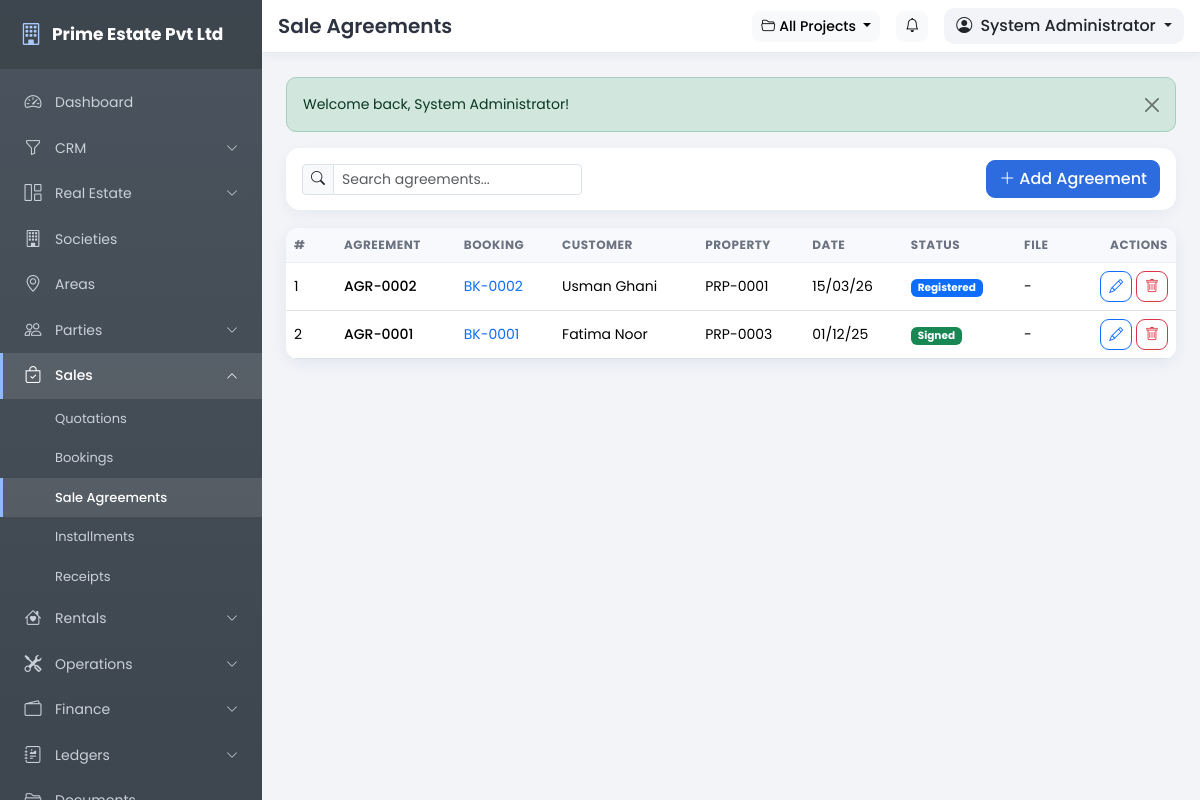
The page /pages/agreements.php (signed in) on the database its author committed.
### tables this page shows
CREATE TABLE IF NOT EXISTS users (
  id INT UNSIGNED NOT NULL AUTO_INCREMENT,
  role_id INT UNSIGNED NOT NULL,
  branch_id INT UNSIGNED DEFAULT NULL,
  username VARCHAR(80) NOT NULL,
  password VARCHAR(255) NOT NULL,
  full_name VARCHAR(150) NOT NULL,
  email VARCHAR(120) DEFAULT NULL,
  phone VARCHAR(40) DEFAULT NULL,
  photo VARCHAR(255) DEFAULT NULL,
  status TINYINT(1) NOT NULL DEFAULT 1,
  last_login DATETIME DEFAULT NULL,
  remember_token VARCHAR(64) DEFAULT NULL,
  created_date DATE NOT NULL,
  created_time TIME NOT NULL,
  updated_date DATE NOT NULL,
  updated_time TIME NOT NULL,
  PRIMARY KEY (id),
  UNIQUE KEY uq_users_username (username),
  KEY idx_users_role (role_id),
  CONSTRAINT fk_users_role FOREIGN KEY (role_id) REFERENCES roles (id) ON DELETE CASCADE
);

CREATE TABLE IF NOT EXISTS sale_agreements (
  id INT UNSIGNED NOT NULL AUTO_INCREMENT,
  agreement_no VARCHAR(40) NOT NULL,
  booking_id INT UNSIGNED NOT NULL,
  agreement_date DATE NOT NULL,
  file_path VARCHAR(255) DEFAULT NULL,
  status ENUM('draft','signed','registered') NOT NULL DEFAULT 'draft',
  created_date DATE NOT NULL,
  created_time TIME NOT NULL,
  updated_date DATE NOT NULL,
  updated_time TIME NOT NULL,
  PRIMARY KEY (id),
  UNIQUE KEY uq_sa_no (agreement_no),
  CONSTRAINT fk_sa_booking FOREIGN KEY (booking_id) REFERENCES bookings (id) ON DELETE CASCADE
);

CREATE TABLE IF NOT EXISTS bookings (
  id INT UNSIGNED NOT NULL AUTO_INCREMENT,
  booking_no VARCHAR(40) NOT NULL,
  quotation_id INT UNSIGNED DEFAULT NULL,
  property_id INT UNSIGNED NOT NULL,
  customer_id INT UNSIGNED NOT NULL,
  dealer_id INT UNSIGNED DEFAULT NULL,
  booking_date DATE NOT NULL,
  sale_type ENUM('cash','installment','cash_installment') NOT NULL DEFAULT 'installment',
  total_price DECIMAL(14,2) NOT NULL DEFAULT 0.00,
  discount DECIMAL(12,2) NOT NULL DEFAULT 0.00,
  token_amount DECIMAL(12,2) NOT NULL DEFAULT 0.00,
  booking_amount DECIMAL(12,2) NOT NULL DEFAULT 0.00,
  possession_charges DECIMAL(12,2) NOT NULL DEFAULT 0.00,
  transfer_charges DECIMAL(12,2) NOT NULL DEFAULT 0.00,
  installment_plan ENUM('monthly','quarterly','half_yearly','yearly','lump_sum') NOT NULL DEFAULT 'monthly',
  installment_years INT NOT NULL DEFAULT 1,
  installment_months INT NOT NULL DEFAULT 12,
  status ENUM('booking','active','completed','cancelled') NOT NULL DEFAULT 'booking',
  created_date DATE NOT NULL,
  created_time TIME NOT NULL,
  updated_date DATE NOT NULL,
  updated_time TIME NOT NULL,
  PRIMARY KEY (id),
  UNIQUE KEY uq_booking_no (booking_no),
  KEY idx_book_property (property_id),
  KEY idx_book_customer (customer_id),
  CONSTRAINT fk_book_property FOREIGN KEY (property_id) REFERENCES properties (id) ON DELETE CASCADE,
  CONSTRAINT fk_book_customer FOREIGN KEY (customer_id) REFERENCES customers (id) ON DELETE CASCADE
);

CREATE TABLE IF NOT EXISTS customers (
  id INT UNSIGNED NOT NULL AUTO_INCREMENT,
  customer_no VARCHAR(40) NOT NULL,
  full_name VARCHAR(180) NOT NULL,
  cnic VARCHAR(40) DEFAULT NULL,
  passport_no VARCHAR(60) DEFAULT NULL,
  phone VARCHAR(40) DEFAULT NULL,
  whatsapp VARCHAR(40) DEFAULT NULL,
  email VARCHAR(120) DEFAULT NULL,
  address VARCHAR(255) DEFAULT NULL,
  city_id INT UNSIGNED DEFAULT NULL,
  nominee_name VARCHAR(180) DEFAULT NULL,
  nominee_cnic VARCHAR(40) DEFAULT NULL,
  nominee_relation VARCHAR(60) DEFAULT NULL,
  photo VARCHAR(255) DEFAULT NULL,
  status TINYINT(1) NOT NULL DEFAULT 1,
  created_date DATE NOT NULL,
  created_time TIME NOT NULL,
  updated_date DATE NOT NULL,
  updated_time TIME NOT NULL,
  PRIMARY KEY (id),
  UNIQUE KEY uq_customers_no (customer_no),
  KEY idx_customers_city (city_id)
);

CREATE TABLE IF NOT EXISTS properties (
  id INT UNSIGNED NOT NULL AUTO_INCREMENT,
  property_no VARCHAR(40) NOT NULL,
  file_no VARCHAR(60) DEFAULT NULL,
  plot_no VARCHAR(60) DEFAULT NULL,
  house_no VARCHAR(60) DEFAULT NULL,
  apartment_no VARCHAR(60) DEFAULT NULL,
  office_no VARCHAR(60) DEFAULT NULL,
  shop_no VARCHAR(60) DEFAULT NULL,
  warehouse_no VARCHAR(60) DEFAULT NULL,
  factory_no VARCHAR(60) DEFAULT NULL,
  farm_house_no VARCHAR(60) DEFAULT NULL,
  hall_no VARCHAR(60) DEFAULT NULL,
  project_id INT UNSIGNED DEFAULT NULL,
  block_id INT UNSIGNED DEFAULT NULL,
  road_id INT UNSIGNED DEFAULT NULL,
  street_id INT UNSIGNED DEFAULT NULL,
  property_type_id INT UNSIGNED DEFAULT NULL,
  property_category_id INT UNSIGNED DEFAULT NULL,
  owner_id INT UNSIGNED DEFAULT NULL,
  customer_id INT UNSIGNED DEFAULT NULL,
  size_value DECIMAL(10,2) NOT NULL DEFAULT 0.00,
  size_unit ENUM('marla','kanal','sqft','sqy') NOT NULL DEFAULT 'marla',
  status ENUM('available','booked','reserved','sold','transferred','rental','occupied','vacant') NOT NULL DEFAULT 'available',
  corner TINYINT(1) NOT NULL DEFAULT 0,
  main_boulevard TINYINT(1) NOT NULL DEFAULT 0,
  park_facing TINYINT(1) NOT NULL DEFAULT 0,
  sale_price DECIMAL(14,2) NOT NULL DEFAULT 0.00,
  rent_amount DECIMAL(12,2) NOT NULL DEFAULT 0.00,
  extra_charges DECIMAL(12,2) NOT NULL DEFAULT 0.00,
  possession_status ENUM('pending','in_progress','completed') NOT NULL DEFAULT 'pending',
  possession_date DATE DEFAULT NULL,
  description TEXT DEFAULT NULL,
  created_date DATE NOT NULL,
  created_time TIME NOT NULL,
  updated_date DATE NOT NULL,
  updated_time TIME NOT NULL,
  PRIMARY KEY (id),
  UNIQUE KEY uq_properties_no (property_no),
  KEY idx_prop_project (project_id),
  KEY idx_prop_type (property_type_id),
  KEY idx_prop_status (status),
  CONSTRAINT fk_prop_project FOREIGN KEY (project_id) REFERENCES projects (id) ON DELETE SET NULL,
  CONSTRAINT fk_prop_block FOREIGN KEY (block_id) REFERENCES blocks (id) ON DELETE SET NULL,
  CONSTRAINT fk_prop_type FOREIGN KEY (property_type_id) REFERENCES property_types (id) ON DELETE SET NULL,
  CONSTRAINT fk_prop_cat FOREIGN KEY (property_category_id) REFERENCES property_categories (id) ON DELETE SET NULL,
  CONSTRAINT fk_prop_owner FOREIGN KEY (owner_id) REFERENCES owners (id) ON DELETE SET NULL,
  CONSTRAINT fk_prop_customer FOREIGN KEY (customer_id) REFERENCES customers (id) ON DELETE SET NULL
);

### includes/config.php (called while the page is built, shortened)
<?php
function setting($key, $default = '') {
    static $cache = null;
    global $mysqli;
    if ($cache === null) {
        $cache = [];
        if (isset($mysqli)) {
            $rows = db_all("SELECT setting_key, setting_value FROM settings");
            foreach ($rows as $r) {
                $cache[$r['setting_key']] = $r['setting_value'];
            }
        }
    }
    return isset($cache[$key]) && $cache[$key] !== '' ? $cache[$key] : $default;
}

### includes/auth.php (called while the page is built, shortened)
<?php
require_once __DIR__ . '/functions.php';
if (is_logged_in()) {
    $timeout = (int)setting('session_timeout', 60) * 60;
    $user = db_get("SELECT u.*, r.name AS role_name, r.is_super_admin
                    FROM users u
                    JOIN roles r ON r.id = u.role_id
                    WHERE u.id = ?", [$_SESSION['user_id']]);
    if ($user) {
        $user['perms'] = [];
        $rows = db_all("SELECT p.slug FROM role_permissions rp
                        JOIN permissions p ON p.id = rp.permission_id
                        WHERE rp.role_id = ?", [$user['role_id']]);
        foreach ($rows as $r) {
            $user['perms'][] = $r['slug'];
        }
    }
}

### pages/agreements.php (the view, shortened to what this page needs)
<?php
require_once '../includes/auth.php';
$title = 'Sale Agreements';
$canEdit = has_permission('sales.manage');
$filterBooking = (int)($_GET['booking_id'] ?? 0);
$records = db_all("SELECT sa.*, b.booking_no, c.full_name AS customer_name, p.property_no
                   FROM sale_agreements sa
                   JOIN bookings b ON b.id = sa.booking_id
                   JOIN customers c ON c.id = b.customer_id
                   JOIN properties p ON p.id = b.property_id
                   WHERE (? = 0 OR sa.booking_id = ?)
                   ORDER BY sa.agreement_date DESC", [$filterBooking, $filterBooking]);
include '../includes/header.php';
?>
<div class="toolbar d-flex flex-wrap align-items-center gap-2">
    <div class="input-group input-group-sm" style="max-width:280px">
        <span class="input-group-text"><i class="bi bi-search"></i></span>
        <input type="text" class="form-control table-search" data-table="#dataTable" placeholder="Search agreements...">
    </div>
    <?php if ($canEdit): ?>
    <button class="btn btn-primary ms-auto" data-bs-toggle="modal" data-bs-target="#recordModal" data-add="Add Agreement"<?= $filterBooking ? ' data-booking="' . $filterBooking . '"' : '' ?>><i class="bi bi-plus-lg me-1"></i>Add Agreement</button>
    <?php endif; ?>
</div>
<div class="card">
    <div class="card-body p-0">
        <div class="table-responsive">
            <table class="table table-hover mb-0" id="dataTable">
                <thead><tr><th style="width:50px">#</th><th>Agreement</th><th>Booking</th><th>Customer</th><th>Property</th><th>Date</th><th>Status</th><th>File</th><th class="text-end">Actions</th></tr></thead>
                <tbody>
                <?php foreach ($records as $i => $r): ?>
                    <tr>
                        <td><?= $i + 1 ?></td>
                        <td class="fw-medium"><?= e($r['agreement_no']) ?></td>
                        <td><a href="booking_view.php?id=<?= $r['booking_id'] ?>"><?= e($r['booking_no']) ?></a></td>
                        <td><?= e($r['customer_name']) ?></td>
                        <td><?= e($r['property_no']) ?></td>
                        <td><?= fmt_date($r['agreement_date']) ?></td>
                        <td><?= status_badge($r['status']) ?></td>
                        <td><?= $r['file_path'] ? '<a class="btn btn-sm btn-outline-secondary" target="_blank" href="' . BASE_URL . '/assets/' . e($r['file_path']) . '"><i class="bi bi-download"></i></a>' : '-' ?></td>
                        <td class="text-end">
                            <?php if ($canEdit): ?>
                            <button class="btn btn-sm btn-outline-primary" data-bs-toggle="modal" data-bs-target="#recordModal" data-edit='<?= h(json_encode(['id' => $r['id'], 'agreement_no' => $r['agreement_no'], 'booking_id' => $r['booking_id'], 'agreement_date' => $r['agreement_date'], 'status' => $r['status']])) ?>'><i class="bi bi-pencil"></i></button>
                            <form method="post" class="d-inline" data-confirm="Delete this agreement?">
                                <button class="btn btn-sm btn-outline-danger"><i class="bi bi-trash"></i></button>
                            </form>
                            <?php endif; ?>
                        </td>
                    </tr>
                <?php endforeach; ?>
                </tbody>
            </table>
        </div>
    </div>
</div>
<?php include '../includes/footer.php'; ?>

### includes/header.php (shortened to what this page needs)
<?php
$company = setting('company_name', APP_NAME);
$activeProject = active_project();
$activeProjectName = $activeProject ? $activeProject['name'] : 'All Projects';
?>
<!DOCTYPE html>
<html lang="en">
<head>
<link href="https://cdn.jsdelivr.net/npm/bootstrap@5.3.3/dist/css/bootstrap.min.css" rel="stylesheet">
<link href="https://cdn.jsdelivr.net/npm/bootstrap-icons@1.11.3/font/bootstrap-icons.min.css" rel="stylesheet">
<link href="<?= BASE_URL ?>/assets/css/style.css" rel="stylesheet">
</head>
<body>
<aside class="sidebar" id="appSidebar">
    <div class="sidebar-brand">
        <a class="brand-link" href="<?= BASE_URL ?>/index.php">
            <i class="bi bi-building"></i>
            <span><?= e($company) ?></span>
        </a>
    </div>
    <?php include __DIR__ . '/sidebar.php'; ?>
</aside>
<div class="main-area">
    <header class="topbar">
        <div class="d-flex align-items-center gap-3 px-3 py-2">
            <h5 class="mb-0 fw-semibold d-none d-sm-block"><?= e($title) ?></h5>
            <div class="ms-auto d-flex align-items-center gap-3">
                <div class="dropdown">
                    <button class="btn btn-light btn-sm dropdown-toggle" type="button" data-bs-toggle="dropdown" aria-expanded="false" title="Active Project">
                        <i class="bi bi-folder2-open me-1"></i><?= e($activeProjectName) ?>
                    </button>
                </div>
                <a href="<?= BASE_URL ?>/pages/notifications.php" class="btn btn-light btn-sm position-relative" title="Notifications">
                    <i class="bi bi-bell"></i>
                </a>
                <div class="dropdown user-drop">
                    <button class="btn dropdown-toggle" type="button" data-bs-toggle="dropdown" aria-expanded="false">
                        <i class="bi bi-person-circle me-1"></i>
                        <?= e($user['full_name'] ?? 'User') ?>
                    </button>
                </div>
            </div>
        </div>
    </header>
    <div class="page-content">
        <?= get_flash() ?>

### includes/functions.php (shortened to what this page needs)
<?php
require_once __DIR__ . '/database.php';
function db_prepare($sql, $params = []) {
    global $mysqli;
    $stmt = $mysqli->prepare($sql);
    if ($params) {
        $types = '';
        foreach ($params as $p) {
            $types .= is_int($p) ? 'i' : (is_double($p) ? 'd' : 's');
        }
        $stmt->bind_param($types, ...$params);
    }
    $stmt->execute();
    return $stmt;
}
function db_all($sql, $params = []) {
    $stmt = db_prepare($sql, $params);
    $res = $stmt->get_result();
    return $res ? $res->fetch_all(MYSQLI_ASSOC) : [];
}
function db_get($sql, $params = []) {
    $stmt = db_prepare($sql, $params);
    $res = $stmt->get_result();
    return $res ? $res->fetch_assoc() : null;
}
function h($s) {
    return htmlspecialchars((string)$s, ENT_QUOTES, 'UTF-8');
}
function e($s) {
    return htmlspecialchars((string)$s, ENT_QUOTES, 'UTF-8');
}
function get_flash() {
    $out = '';
    foreach ($_SESSION['flash'] as $f) {
        $out .= '<div class="alert alert-' . e($f['type']) . ' alert-dismissible fade show" role="alert">'
              . e($f['msg'])
              . '<button type="button" class="btn-close" data-bs-dismiss="alert" aria-label="Close"></button></div>';
    }
    return $out;
}
function active_project_id() {
    return (int)($_SESSION['active_project_id'] ?? 0);
}
function active_project() {
    $id = active_project_id();
    return $id ? db_get("SELECT * FROM projects WHERE id = ? AND status = 1", [$id]) : null;
}
function has_permission($slug) {
    global $user;
    if (!empty($user['is_super_admin'])) {
        return true;
    }
    return in_array($slug, $user['perms'], true);
}
function fmt_date($d) {
    return $d && $d !== '0000-00-00' ? date('d/m/y', strtotime($d)) : '-';
}
function status_badge($status) {
    $map = [
        'available' => 'success', 'booked' => 'info', 'reserved' => 'warning',
        'sold' => 'secondary', 'transferred' => 'dark', 'rental' => 'primary',
        'occupied' => 'danger', 'vacant' => 'light',
        'pending' => 'warning', 'partial' => 'info', 'paid' => 'success',
        'overdue' => 'danger', 'waived' => 'secondary',
        'active' => 'success', 'expired' => 'secondary', 'terminated' => 'danger',
        'vacated' => 'dark', 'renewed' => 'info', 'new' => 'primary', 'contacted' => 'info',
        'qualified' => 'success', 'proposal' => 'warning', 'follow_up' => 'secondary',
        'converted' => 'success', 'lost' => 'danger', 'open' => 'warning', 'in_progress' => 'info',
        'completed' => 'success', 'cancelled' => 'danger', 'draft' => 'secondary',
        'sent' => 'info', 'accepted' => 'success', 'rejected' => 'danger',
        'signed' => 'success', 'registered' => 'primary', 'booking' => 'info',
        'cleared' => 'success', 'scheduled' => 'primary',
    ];
    $cls = $map[$status] ?? 'secondary';
    return '<span class="badge bg-' . $cls . '">' . h(ucfirst(str_replace('_', ' ', $status))) . '</span>';
}

### rows shown on the page
users: full_name "System Administrator"
sale_agreements: agreement_no "AGR-0002", booking.booking_no "BK-0002", customers.full_name "Usman Ghani", properties.property_no "PRP-0001", agreement_date "15/03/26", status "Registered"
sale_agreements: agreement_no "AGR-0001", booking.booking_no "BK-0001", customers.full_name "Fatima Noor", properties.property_no "PRP-0003", agreement_date "01/12/25", status "Signed"

### other values the page prints
$company "Prime Estate Pvt Ltd"
$title "Sale Agreements"
$activeProjectName "All Projects"
$f['msg'] "Welcome back, System Administrator!"
